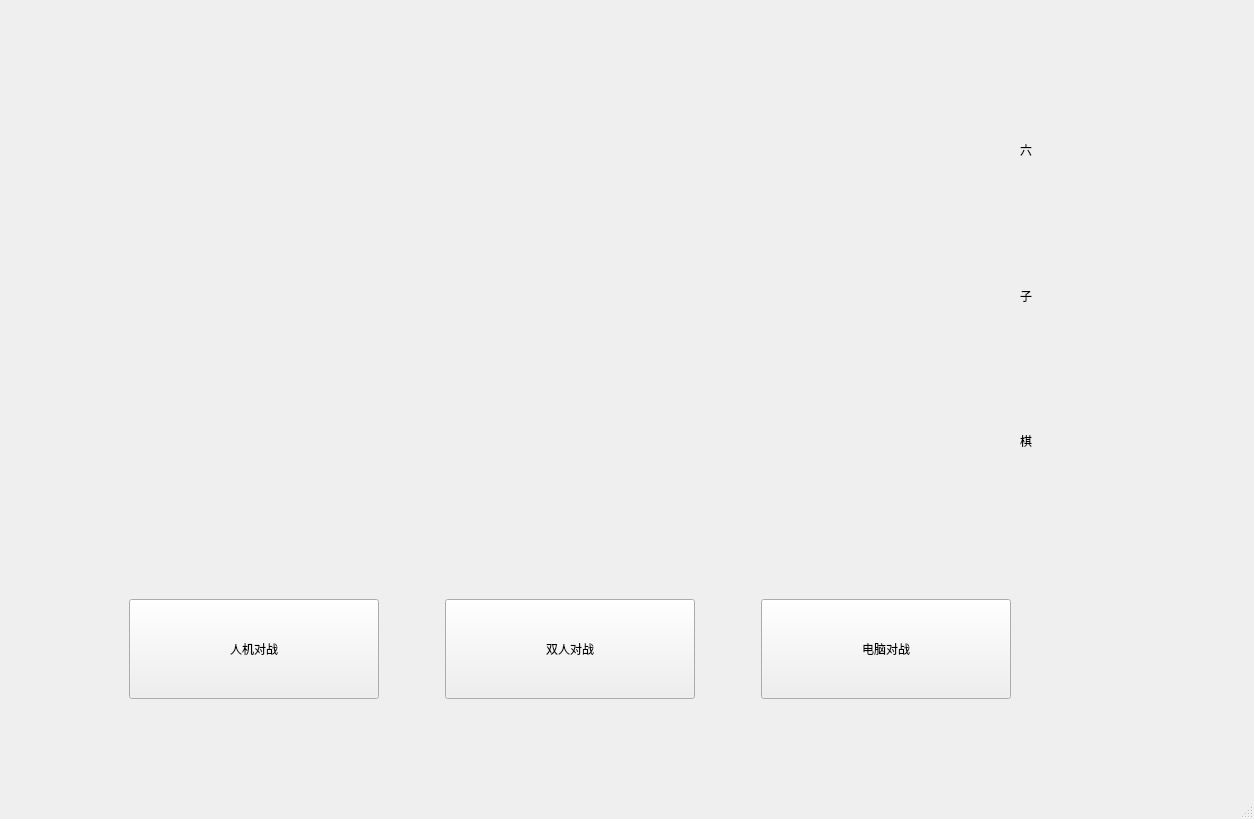
<?xml version="1.0" encoding="UTF-8"?>
<ui version="4.0">
 <class>loginwindow</class>
 <widget class="QMainWindow" name="loginwindow">
  <property name="geometry">
   <rect>
    <x>0</x>
    <y>0</y>
    <width>1254</width>
    <height>819</height>
   </rect>
  </property>
  <property name="minimumSize">
   <size>
    <width>100</width>
    <height>50</height>
   </size>
  </property>
  <property name="windowTitle">
   <string>MainWindow</string>
  </property>
  <widget class="QWidget" name="centralwidget">
   <widget class="QWidget" name="widget" native="true">
    <property name="geometry">
     <rect>
      <x>120</x>
      <y>590</y>
      <width>900</width>
      <height>150</height>
     </rect>
    </property>
    <property name="minimumSize">
     <size>
      <width>900</width>
      <height>150</height>
     </size>
    </property>
    <property name="maximumSize">
     <size>
      <width>900</width>
      <height>150</height>
     </size>
    </property>
    <widget class="QPushButton" name="pushButton">
     <property name="geometry">
      <rect>
       <x>9</x>
       <y>9</y>
       <width>250</width>
       <height>100</height>
      </rect>
     </property>
     <property name="minimumSize">
      <size>
       <width>250</width>
       <height>100</height>
      </size>
     </property>
     <property name="maximumSize">
      <size>
       <width>250</width>
       <height>100</height>
      </size>
     </property>
     <property name="styleSheet">
      <string notr="true"/>
     </property>
     <property name="text">
      <string>人机对战</string>
     </property>
    </widget>
    <widget class="QPushButton" name="pushButton_2">
     <property name="geometry">
      <rect>
       <x>325</x>
       <y>9</y>
       <width>250</width>
       <height>100</height>
      </rect>
     </property>
     <property name="minimumSize">
      <size>
       <width>250</width>
       <height>100</height>
      </size>
     </property>
     <property name="maximumSize">
      <size>
       <width>250</width>
       <height>100</height>
      </size>
     </property>
     <property name="styleSheet">
      <string notr="true"/>
     </property>
     <property name="text">
      <string>双人对战</string>
     </property>
    </widget>
    <widget class="QPushButton" name="pushButton_3">
     <property name="geometry">
      <rect>
       <x>641</x>
       <y>9</y>
       <width>250</width>
       <height>100</height>
      </rect>
     </property>
     <property name="minimumSize">
      <size>
       <width>250</width>
       <height>100</height>
      </size>
     </property>
     <property name="maximumSize">
      <size>
       <width>250</width>
       <height>100</height>
      </size>
     </property>
     <property name="styleSheet">
      <string notr="true"/>
     </property>
     <property name="text">
      <string>电脑对战</string>
     </property>
    </widget>
   </widget>
   <widget class="QWidget" name="widget_2" native="true">
    <property name="geometry">
     <rect>
      <x>1020</x>
      <y>80</y>
      <width>271</width>
      <height>431</height>
     </rect>
    </property>
    <layout class="QGridLayout" name="gridLayout">
     <item row="3" column="0">
      <widget class="QLabel" name="label_2">
       <property name="styleSheet">
        <string notr="true">font: 70pt &quot;华文行楷&quot;;</string>
       </property>
       <property name="text">
        <string>子</string>
       </property>
      </widget>
     </item>
     <item row="4" column="0">
      <widget class="QLabel" name="label_3">
       <property name="styleSheet">
        <string notr="true">font: 70pt &quot;华文行楷&quot;;</string>
       </property>
       <property name="text">
        <string>棋</string>
       </property>
      </widget>
     </item>
     <item row="2" column="0">
      <widget class="QLabel" name="label">
       <property name="styleSheet">
        <string notr="true">font: 70pt &quot;华文行楷&quot;;
</string>
       </property>
       <property name="text">
        <string>六</string>
       </property>
      </widget>
     </item>
    </layout>
   </widget>
  </widget>
  <widget class="QMenuBar" name="menubar">
   <property name="geometry">
    <rect>
     <x>0</x>
     <y>0</y>
     <width>1254</width>
     <height>21</height>
    </rect>
   </property>
  </widget>
  <widget class="QStatusBar" name="statusbar"/>
 </widget>
 <resources/>
 <connections/>
</ui>
